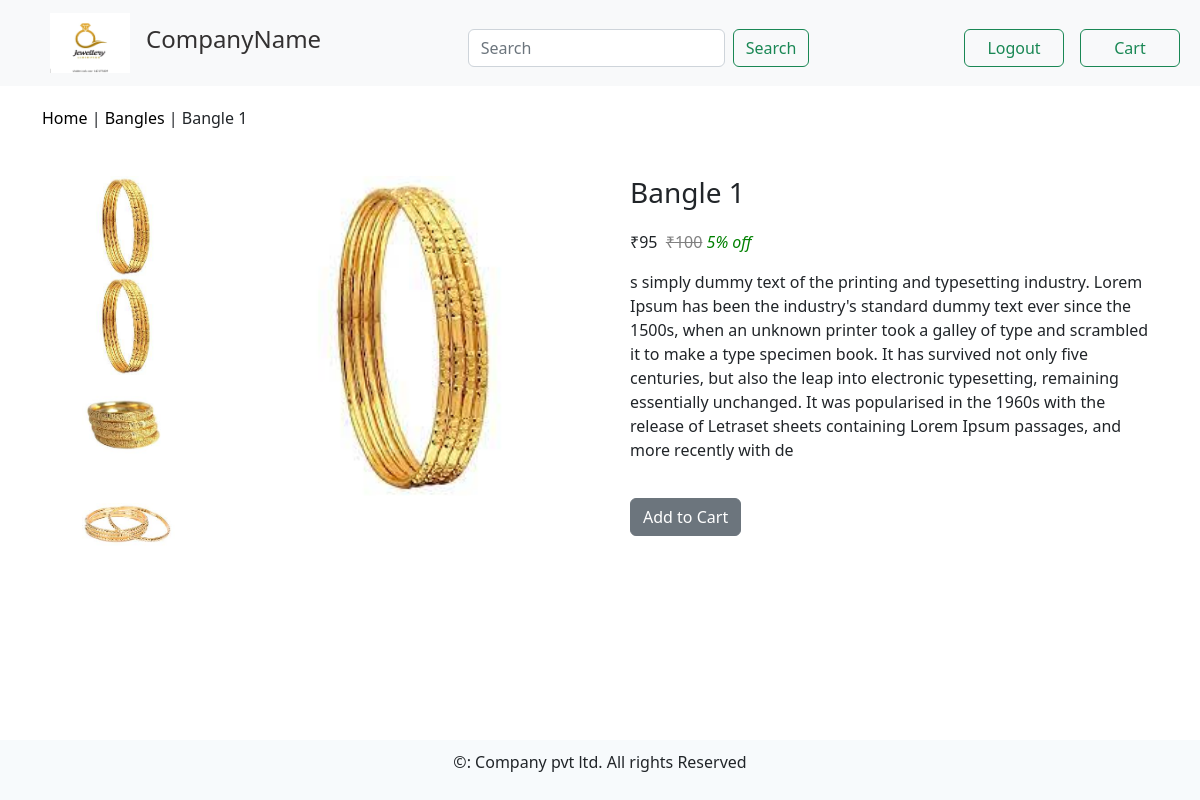
The page /products/detail/bangles/bangle-1/ (signed in) on the database its author committed.
### products/models.py (models this page shows, shortened)
class Product(models.Model):
    product_name = models.CharField(max_length=250)
    product_description = models.TextField(null=True, blank=True)
    product_price = models.IntegerField()
    product_discount = models.IntegerField(null=True, blank=True, default=0)
    product_final_price = models.IntegerField()
    product_slug = models.SlugField(unique=True, max_length=250, null=True, blank=True)
    product_category = models.ForeignKey(Category,on_delete=models.SET_NULL, null=True, blank=True)
    product_img = models.ImageField(upload_to='ProductImages', null=True, blank=True)
    stock = models.IntegerField(default=10)
    created = models.DateTimeField(auto_now_add=True)
    updated = models.DateTimeField(auto_now=True)
    objects = ModelManage()

class Category(models.Model):
    category_name = models.CharField(max_length=250)
    category_slug = models.SlugField(unique=True, max_length=250, null=True, blank=True)
    category_image = models.ImageField(upload_to='CategoryImages/')
    def get_category_url(self):
        return reverse("products:home_view",kwargs={'category':self.category_slug})
    def __str__(self):
        return self.category_name

class ProductImages(models.Model):
    product = models.ForeignKey(Product, on_delete=models.CASCADE)
    product_image = models.ImageField(upload_to='ProductImages')

### products/views.py (the view)
# urls.py: path('detail/<slug:cat>/<slug:prd>/', views.product_detail_view, name='product_detail_view')
def product_detail_view(request, cat=None, prd=None):
    product_images = None
    product = None
    try:
        category = Category.objects.get(category_slug=cat)
        product = Product.objects.get(product_category=category, product_slug=prd)
        product_images = ProductImages.objects.all().filter(product=product)
    except:
        pass
    return render(request, 'products/detail.html', {'product':product, 'product_images':product_images})

### templates/products/detail.html
{% extends 'base.html' %}
{% block content %}
<div class="container">
    <div class="row product_path">
        <div>
            <p><a class="product_path_links" href="{% url 'products:home_view' %}">Home</a> | <a class="product_path_links" href="{{ product.product_category.get_category_url }}">{{ product.product_category }}</a> | {{ product.product_name }}</p>
        </div>
    </div>
    <div class="row">
            <div class="col-2 product-image-div">
                <a href=""><img class="product-image" src="{{ product.product_img.url }}" alt="" width="60%"></a>
                {% for prd in product_images%}
                    <a href=""><img src="{{ prd.product_image.url }}" alt="" width="60%"></a>
                {% endfor %}
            </div>
            <div class="col-10 col-md-4 product-image-div">
                <img class="product-image" src="{{ product.product_img.url }}" alt="" width="90%">
            </div>
        <div class="col-md-6 product-text-div">
            <h3>{{ product.product_name }}</h3>
            <p class="product-price">&#x20B9;{{ product.product_final_price }} &nbsp;<del style="color: gray;">&#x20B9;{{ product.product_price }}</del> <em style="color: green;">{{ product.product_discount }}% off</em></p>
            <p class="product-description">{{ product.product_description }}</p>
            <a class="btn btn-secondary add-to-cart-btn" href="{% url 'cart:add_cart' product.id  %}">Add to Cart</a>
        </div>
    </div>
</div>
{% endblock %}

### static/css/detail_style.css (style rules this page uses)
.product_path { padding-top: 20px; }
.product_path_links { text-decoration: none; color: black; }
.product-image-div { justify-content: center; text-align: center; margin-top: 30px; }
.product-text-div { margin-top: 30px; padding-left: 30px; }
.product-price { margin-top: 20px; }
.add-to-cart-btn { margin-top: 20px; }

### rows shown on the page
Product: product_category "Bangles", product_name "Bangle 1", product_img (picture), product_final_price "95", product_price "100", product_discount "5", product_description "s simply dummy text of the printing and typesetting industry. Lorem Ipsum has been the industry's standard dummy text ever since the 1500s, when an unknown printer took a galley of type and scrambled it to make a type specimen book. It has survived not only five centuries, but also the leap into electronic typesetting, remaining essentially unchanged. It was popularised in the 1960s with the release of Letraset sheets containing Lorem Ipsum passages, and more recently with de"
ProductImages: product_image (picture)
ProductImages: product_image (picture)
ProductImages: product_image (picture)
